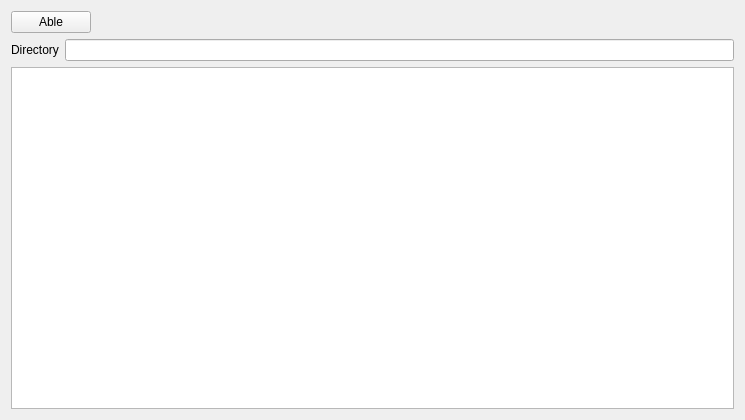
<?xml version="1.0" encoding="UTF-8"?>
<ui version="4.0">
 <class>PHPView</class>
 <widget class="QWidget" name="PHPView">
  <property name="geometry">
   <rect>
    <x>0</x>
    <y>0</y>
    <width>745</width>
    <height>420</height>
   </rect>
  </property>
  <property name="windowTitle">
   <string>Form</string>
  </property>
  <layout class="QVBoxLayout" name="verticalLayout">
   <item>
    <layout class="QHBoxLayout" name="horizontalLayout">
     <item>
      <widget class="QPushButton" name="ableButton">
       <property name="text">
        <string>Able</string>
       </property>
       <property name="checkable">
        <bool>true</bool>
       </property>
      </widget>
     </item>
     <item>
      <spacer name="horizontalSpacer">
       <property name="orientation">
        <enum>Qt::Horizontal</enum>
       </property>
       <property name="sizeHint" stdset="0">
        <size>
         <width>40</width>
         <height>20</height>
        </size>
       </property>
      </spacer>
     </item>
    </layout>
   </item>
   <item>
    <layout class="QHBoxLayout" name="horizontalLayout_2">
     <item>
      <widget class="QLabel" name="label">
       <property name="text">
        <string>Directory</string>
       </property>
      </widget>
     </item>
     <item>
      <widget class="QLineEdit" name="directoryEdit"/>
     </item>
    </layout>
   </item>
   <item>
    <widget class="QTextBrowser" name="outputBrowser"/>
   </item>
  </layout>
 </widget>
 <resources/>
 <connections/>
</ui>
